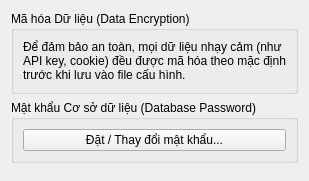
<?xml version="1.0" encoding="UTF-8"?>
<ui version="4.0">
 <class>SecuritySettingsWidget</class>
 <widget class="QWidget" name="SecuritySettingsWidget">
  <layout class="QVBoxLayout" name="verticalLayout">
   <item>
    <widget class="QGroupBox" name="groupBox">
     <property name="title">
      <string>Mã hóa Dữ liệu (Data Encryption)</string>
     </property>
     <layout class="QVBoxLayout" name="verticalLayout_2">
      <item>
       <widget class="QLabel" name="label">
        <property name="text">
         <string>Để đảm bảo an toàn, mọi dữ liệu nhạy cảm (như API key, cookie) đều được mã hóa theo mặc định trước khi lưu vào file cấu hình.</string>
        </property>
        <property name="wordWrap">
         <bool>true</bool>
        </property>
       </widget>
      </item>
     </layout>
    </widget>
   </item>
   <item>
    <widget class="QGroupBox" name="groupBox_2">
     <property name="title">
      <string>Mật khẩu Cơ sở dữ liệu (Database Password)</string>
     </property>
     <layout class="QVBoxLayout" name="verticalLayout_3">
      <item>
       <widget class="QPushButton" name="setDbPasswordButton">
        <property name="text">
         <string>Đặt / Thay đổi mật khẩu...</string>
        </property>
       </widget>
      </item>
     </layout>
    </widget>
   </item>
   <item>
    <spacer name="verticalSpacer">
     <property name="orientation">
      <enum>Qt::Vertical</enum>
     </property>
    </spacer>
   </item>
  </layout>
 </widget>
</ui>
